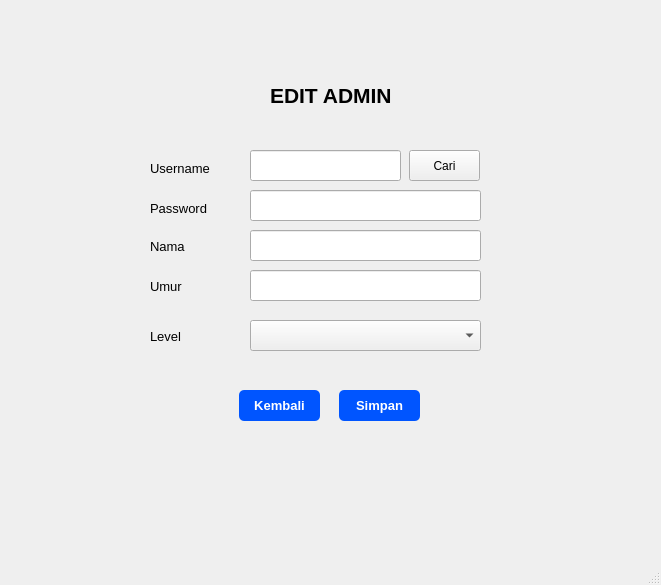
<?xml version="1.0" encoding="UTF-8"?>
<ui version="4.0">
 <class>MainWindow</class>
 <widget class="QMainWindow" name="MainWindow">
  <property name="geometry">
   <rect>
    <x>0</x>
    <y>0</y>
    <width>661</width>
    <height>585</height>
   </rect>
  </property>
  <property name="windowTitle">
   <string>MainWindow</string>
  </property>
  <widget class="QWidget" name="centralwidget">
   <widget class="QPushButton" name="pushButton">
    <property name="geometry">
     <rect>
      <x>409</x>
      <y>150</y>
      <width>71</width>
      <height>31</height>
     </rect>
    </property>
    <property name="text">
     <string>Cari</string>
    </property>
   </widget>
   <widget class="QLineEdit" name="lineEdit_2">
    <property name="geometry">
     <rect>
      <x>250</x>
      <y>190</y>
      <width>231</width>
      <height>31</height>
     </rect>
    </property>
   </widget>
   <widget class="QLabel" name="label_4">
    <property name="geometry">
     <rect>
      <x>150</x>
      <y>240</y>
      <width>47</width>
      <height>13</height>
     </rect>
    </property>
    <property name="font">
     <font>
      <pointsize>10</pointsize>
     </font>
    </property>
    <property name="text">
     <string>Nama</string>
    </property>
   </widget>
   <widget class="QLabel" name="label_2">
    <property name="geometry">
     <rect>
      <x>150</x>
      <y>160</y>
      <width>71</width>
      <height>16</height>
     </rect>
    </property>
    <property name="font">
     <font>
      <pointsize>10</pointsize>
     </font>
    </property>
    <property name="text">
     <string>Username</string>
    </property>
   </widget>
   <widget class="QComboBox" name="comboBox">
    <property name="geometry">
     <rect>
      <x>250</x>
      <y>320</y>
      <width>231</width>
      <height>31</height>
     </rect>
    </property>
   </widget>
   <widget class="QLabel" name="label_6">
    <property name="geometry">
     <rect>
      <x>150</x>
      <y>280</y>
      <width>47</width>
      <height>13</height>
     </rect>
    </property>
    <property name="font">
     <font>
      <pointsize>10</pointsize>
     </font>
    </property>
    <property name="text">
     <string>Umur</string>
    </property>
   </widget>
   <widget class="QLineEdit" name="lineEdit_5">
    <property name="geometry">
     <rect>
      <x>250</x>
      <y>270</y>
      <width>231</width>
      <height>31</height>
     </rect>
    </property>
   </widget>
   <widget class="QLabel" name="label_5">
    <property name="geometry">
     <rect>
      <x>150</x>
      <y>330</y>
      <width>47</width>
      <height>13</height>
     </rect>
    </property>
    <property name="font">
     <font>
      <pointsize>10</pointsize>
     </font>
    </property>
    <property name="text">
     <string>Level</string>
    </property>
   </widget>
   <widget class="QPushButton" name="pushButton_3">
    <property name="geometry">
     <rect>
      <x>239</x>
      <y>390</y>
      <width>81</width>
      <height>31</height>
     </rect>
    </property>
    <property name="font">
     <font>
      <pointsize>10</pointsize>
      <weight>75</weight>
      <bold>true</bold>
     </font>
    </property>
    <property name="styleSheet">
     <string notr="true">QPushButton {
    background-color: rgb(0, 85, 255);
    color: white;
    border-radius: 5px;   
    padding: 6px;           
}</string>
    </property>
    <property name="text">
     <string>Kembali</string>
    </property>
   </widget>
   <widget class="QLabel" name="label_3">
    <property name="geometry">
     <rect>
      <x>150</x>
      <y>200</y>
      <width>61</width>
      <height>16</height>
     </rect>
    </property>
    <property name="font">
     <font>
      <pointsize>10</pointsize>
     </font>
    </property>
    <property name="text">
     <string>Password</string>
    </property>
   </widget>
   <widget class="QLineEdit" name="lineEdit_3">
    <property name="geometry">
     <rect>
      <x>250</x>
      <y>230</y>
      <width>231</width>
      <height>31</height>
     </rect>
    </property>
   </widget>
   <widget class="QLineEdit" name="lineEdit">
    <property name="geometry">
     <rect>
      <x>250</x>
      <y>150</y>
      <width>151</width>
      <height>31</height>
     </rect>
    </property>
   </widget>
   <widget class="QPushButton" name="pushButton_2">
    <property name="geometry">
     <rect>
      <x>339</x>
      <y>390</y>
      <width>81</width>
      <height>31</height>
     </rect>
    </property>
    <property name="font">
     <font>
      <pointsize>10</pointsize>
      <weight>75</weight>
      <bold>true</bold>
     </font>
    </property>
    <property name="styleSheet">
     <string notr="true">QPushButton {
    background-color: rgb(0, 85, 255);
    color: white;
    border-radius: 5px;   
    padding: 6px;           
}</string>
    </property>
    <property name="text">
     <string>Simpan</string>
    </property>
   </widget>
   <widget class="QLabel" name="label">
    <property name="geometry">
     <rect>
      <x>270</x>
      <y>80</y>
      <width>171</width>
      <height>31</height>
     </rect>
    </property>
    <property name="font">
     <font>
      <pointsize>16</pointsize>
      <weight>75</weight>
      <italic>false</italic>
      <bold>true</bold>
     </font>
    </property>
    <property name="text">
     <string>EDIT ADMIN</string>
    </property>
   </widget>
  </widget>
  <widget class="QMenuBar" name="menubar">
   <property name="geometry">
    <rect>
     <x>0</x>
     <y>0</y>
     <width>661</width>
     <height>21</height>
    </rect>
   </property>
  </widget>
  <widget class="QStatusBar" name="statusbar"/>
 </widget>
 <resources/>
 <connections/>
</ui>
